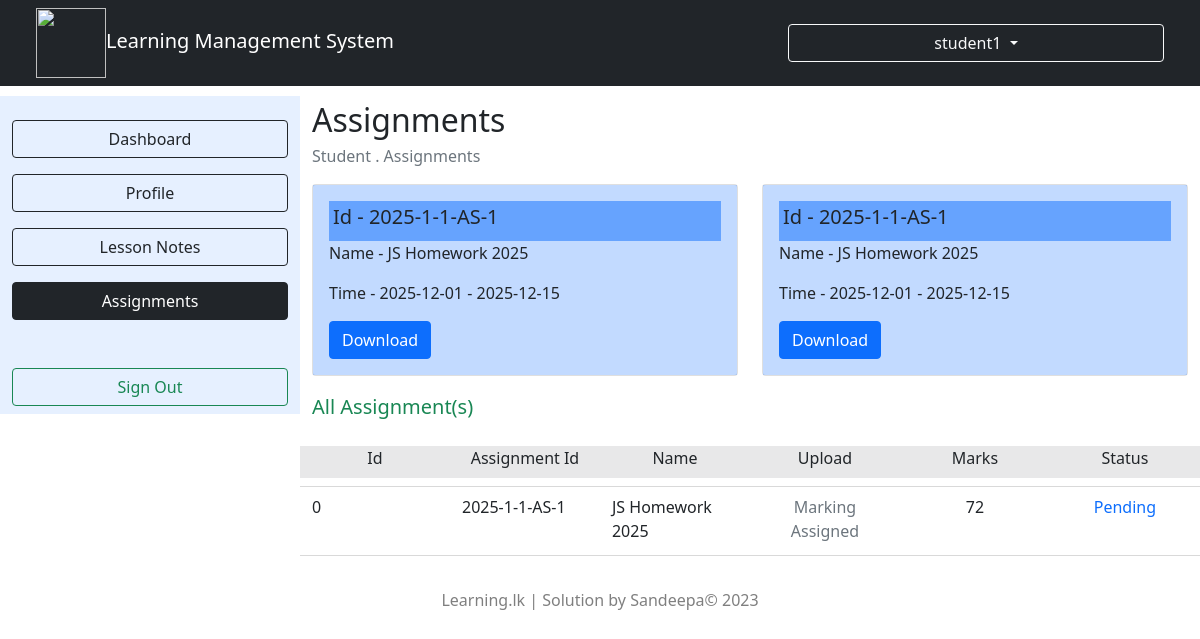
The app's page /Online_LMS/UploadAssignment.php (signed in), older data.
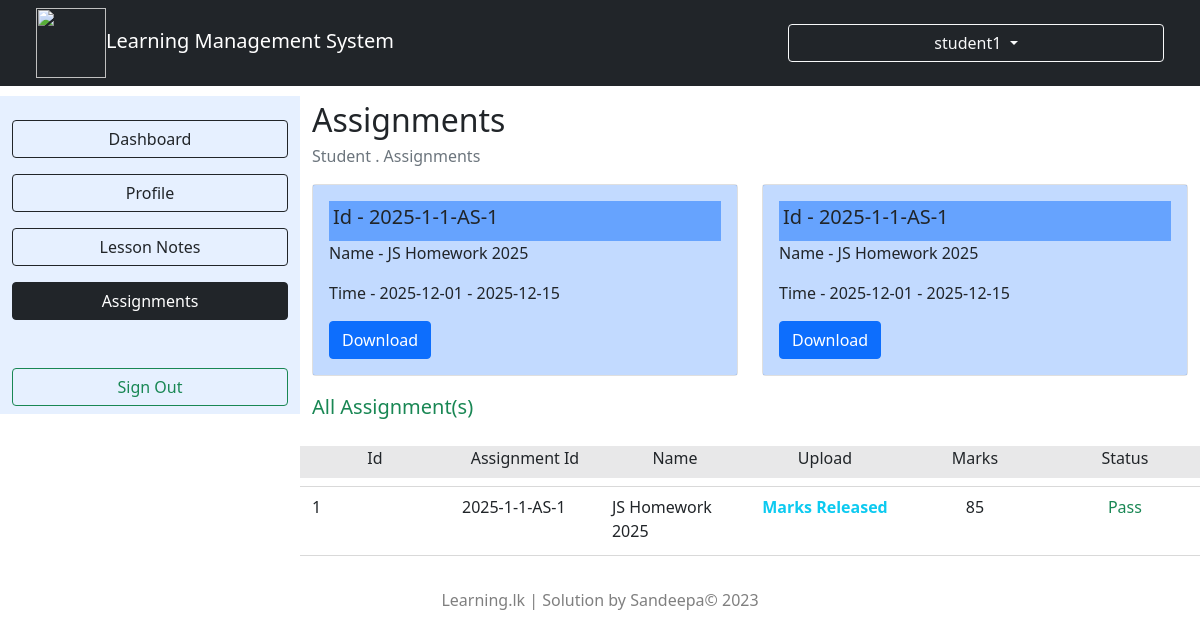
The same page, newer data.
### tables this page shows
CREATE TABLE `assignment` (
  `id` VARCHAR(45) NOT NULL,
  `name` VARCHAR(150) NOT NULL,
  `assignment_location` VARCHAR(255) DEFAULT NULL,
  `group_has_course_group_id` INT NOT NULL,
  `group_has_course_course_id` INT NOT NULL,
  `start_date` DATE NOT NULL,
  `end_date` DATE NOT NULL,
  `user_username` VARCHAR(100) NOT NULL,
  PRIMARY KEY (`id`),
  CONSTRAINT `fk_assignment_groupcourse` FOREIGN KEY (`group_has_course_group_id`,`group_has_course_course_id`) REFERENCES `group_has_course`(`group_id`,`course_id`) ON DELETE CASCADE ON UPDATE CASCADE,
  CONSTRAINT `fk_assignment_user` FOREIGN KEY (`user_username`) REFERENCES `user`(`username`) ON DELETE RESTRICT ON UPDATE CASCADE
);

CREATE TABLE `user_has_release_assignment` (
  `id` INT NOT NULL AUTO_INCREMENT,
  `user_username` VARCHAR(100) NOT NULL,
  `assignment_id` VARCHAR(45) NOT NULL,
  `file_path` VARCHAR(255) DEFAULT NULL,
  `submitted_at` DATETIME DEFAULT CURRENT_TIMESTAMP,
  `marks` INT DEFAULT NULL,
  `mark_status_id` INT DEFAULT NULL,
  PRIMARY KEY (`id`),
  UNIQUE KEY `unique_user_assignment` (`user_username`,`assignment_id`),
  CONSTRAINT `fk_uha_user` FOREIGN KEY (`user_username`) REFERENCES `user`(`username`) ON DELETE CASCADE ON UPDATE CASCADE,
  CONSTRAINT `fk_uha_assignment` FOREIGN KEY (`assignment_id`) REFERENCES `assignment`(`id`) ON DELETE CASCADE ON UPDATE CASCADE,
  CONSTRAINT `fk_uha_mark_status` FOREIGN KEY (`mark_status_id`) REFERENCES `mark_status`(`id`) ON UPDATE CASCADE ON DELETE SET NULL
);

### Online_LMS/UploadAssignment.php (the view, shortened to what this page needs)
<!DOCTYPE html>
<html lang="en">
<head>
    <link rel="stylesheet" href="bootstrap.css" />
    <link rel="stylesheet" href="style.css" />
</head>
<body>
    <div class="container-fluid">
        <div class="row">
            <nav class="navbar navbar-light navbar-expand-lg bg-dark fixed-top">
                <div class="container-fluid">
                    <div class="col-4">
                        <a href="#" class="navbar-brand text-white"><img src="system.png" class="icon2" />Learning Management System</a>
                    </div>
                    <div class="btn-group col-lg-4">
                        <button type="button" class="btn btn-outline-light dropdown-toggle" data-bs-toggle="dropdown"
                            aria-haspopup="true" aria-expanded="false">
                            <label class="fs-6"><?php echo($_SESSION["u"])?></label>
                        </button>
                    </div>
                </div>
            </nav>
            <div class="col-4 col-lg-3 mt-5">
                <div class="row bg-primary bg-opacity-10 mt-5">
                    <div class="col-12 mt-4">
                        <form action="StudentDash.php">
                            <button class="btn btn-outline-dark col-12" type="submit">Dashboard</button>
                        </form>
                    </div>
                    <div class="col-12 mt-3">
                        <form action="ProfileStu.php">
                            <button class="btn btn-outline-dark col-12" type="submit">Profile</button>
                        </form>
                    </div>
                    <div class="col-12 mt-3">
                        <form action="NoteView.php">
                            <button class="btn btn-outline-dark col-12" type="submit">Lesson Notes</button>
                        </form>
                    </div>
                    <div class="col-12 mt-3">
                        <form action="UploadAssignment.php">
                            <button class="btn btn-outline-dark col-12 active" type="submit">Assignments</button>
                        </form>
                    </div>
                    <div class="col-12 mt-5 mb-2">
                        <form action="SignOut.php">
                            <button class="btn btn-outline-success col-12" type="submit">Sign Out</button>
                        </form>
                    </div>
                </div>
            </div>
            <div class="col-8 col-lg-9 mt-5">
                <div class="row">
                    <div class="">
                        <label class="fs-2">Assignments</label>
                    </div>
                    <div class="">
                        <label class="fs-6 text-secondary">Student . Assignments</label>
                    </div>
                    <div class="col-12">
                        <div class="row">
                            <?php
                                $connection = new mysqli("localhost","root","","online_lms");
                                $table = $connection->query("SELECT * FROM `assignment` INNER JOIN `user_has_group_has_course` ON
                                `assignment`.`group_has_course_group_id`=`user_has_group_has_course`.`group_has_course_group_id` WHERE
                                `user_has_group_has_course`.`user_username`='".$_SESSION["u"]."' AND `start_date`<= '".date("Y-m-d")."' AND `end_date`>='".date("Y-m-d")."'");
                                for ($i=0; $i < $table->num_rows; $i++) {
                                    $row = $table->fetch_assoc();
                                    ?>
                                    <div class="col-sm-6 mt-3">
                                        <div class="card">
                                            <div class="card-body bg-opacity-25 bg-primary">
                                                <div class="bg-primary bg-opacity-50 p-1">
                                                    <h5 class="card-title">Id - <?php echo($row["id"])?></h5>
                                                </div>
                                                <p class="card-text">Name - <?php echo($row["name"])?></p>
                                                <p class="card-text">Time - <?php echo($row["start_date"])?> - <?php echo($row["end_date"])?></p>
                                                <a href="<?php echo($row["assignment_location"])?>" class="btn btn-primary">Download</a>
                                            </div>
                                        </div>
                                    </div>
                                    <?php
                                }
                            ?>
                            <div class="col-12 mt-3">
                                <label class="fs-5 text-success">All Assignment(s)</label>
                            </div>
                            <div class="mt-4">
                                <div class="row">
                                    <div class="col-2 bg-dark bg-opacity-10 text-center pb-2">Id</div>
                                    <div class="col-2 bg-dark bg-opacity-10 text-center pb-2">Assignment Id</div>
                                    <div class="col-2 bg-dark bg-opacity-10 text-center pb-2">Name</div>
                                    <div class="col-2 bg-dark bg-opacity-10 text-center pb-2">Upload</div>
                                    <div class="col-2 bg-dark bg-opacity-10 text-center pb-2">Marks</div>
                                    <div class="col-2 bg-dark bg-opacity-10 text-center pb-2">Status</div>
                                    <div class="dropdown-divider col-12"></div>
                                    <div id="container">
                                        <div class="row">
                                    <?php
                                        $table2 = $connection->query("SELECT * FROM `user_has_release_assignment` WHERE
                                        `user_username`='".$_SESSION["u"]."'");
                                        for ($i=0; $i < $table2->num_rows; $i++) {
                                            $row2 = $table2->fetch_assoc();
                                            $table3 = $connection->query("SELECT * FROM `assignment` WHERE `id`='".$row2["assignment_id"]."'");
                                            $row3 = $table3->fetch_assoc();
                                            $table4 = $connection->query("SELECT * FROM `assignment` WHERE `id`='".$row2["assignment_id"]."'
                                                AND `start_date`<= '".date("Y-m-d")."' AND `end_date`>='".date("Y-m-d")."'");
                                            $row4 = $table4->fetch_assoc();
                                            ?>
                                            <div class="col-2 mb-1"><label id="assid"><?php echo($row2["id"])?></label></div>
                                            <div class="col-2 mb-1"><?php echo($row2["assignment_id"])?></div>
                                            <div class="col-2 mb-1"><?php echo($row3["name"])?></div>
                                            <?php
                                            if($row4){
                                                if($row2["mark_status_id"]=="1"){
                                                    ?>
                                                    <div class="col-2 mb-1">
                                                        <input class="submitFile" type="file" id="assAnswer_<?php echo($row2["id"])?>">
                                                        <div data-id="<?php echo($row2["id"])?>" class="submitButton">
                                                            <button class="btn btn-primary">Submit</button>
                                                        </div>
                                                    </div>
                                                    <div class="col-2 mb-1 text-center"><?php echo($row2["marks"])?></div>
                                                    <div class="col-2 mb-1 text-center text-primary">Pending</div>
                                                    <?php
                                                }else if($row2["mark_status_id"]=="3"){
                                                    ?>
                                                    <div class="col-2 mb-1 text-center"><label class="text-secondary">Marking Assigned</label></div>
                                                    <div class="col-2 mb-1 text-center"><?php echo($row2["marks"])?></div>
                                                    <div class="col-2 mb-1 text-center text-primary">Pending</div>
                                                    <?php
                                                }else if($row2["mark_status_id"]=="4"){
                                                    ?>
                                                    <div class="col-2 mb-1 text-center"><label class="text-info fw-bold">Marks Released</label></div>
                                                    <div class="col-2 mb-1 text-center"><?php echo($row2["marks"])?></div>
                                                    <?php
                                                    if($row2["marks"] >= 40){
                                                        ?>
                                                        <div class="col-2 mb-1 text-center text-success">Pass</div>
                                                        <?php
                                                    }else{
                                                        ?>
                                                        <div class="col-2 mb-1 text-center text-danger">Fail</div>
                                                        <?php
                                                    }
                                                }
                                            }
                                            ?>
                                            <div class="dropdown-divider col-12"></div>
                                            <?php
                                        }
                                    ?>
                                        </div>
                                    </div>
                                </div>
                            </div>
                        </div>
                    </div>
                </div>
            </div>
        </div>
        <div class="col-12 text-center text-black-50 mt-4 mb-2">
            <label>Learning.lk | Solution by Sandeepa&copy; 2023</label>
        </div>
    </div>

### Online_LMS/style.css (style rules this page uses)
.icon2 { width: 70px; height: 70px; }

Row changes from the older to the newer data that the page shows:
removed user_has_release_assignment: id "0", assignment "2025-1-1-AS-1", assignment.name "JS Homework 2025", marks "72"
added user_has_release_assignment: id "1", assignment "2025-1-1-AS-1", assignment.name "JS Homework 2025", marks "85", shows "Pass"
